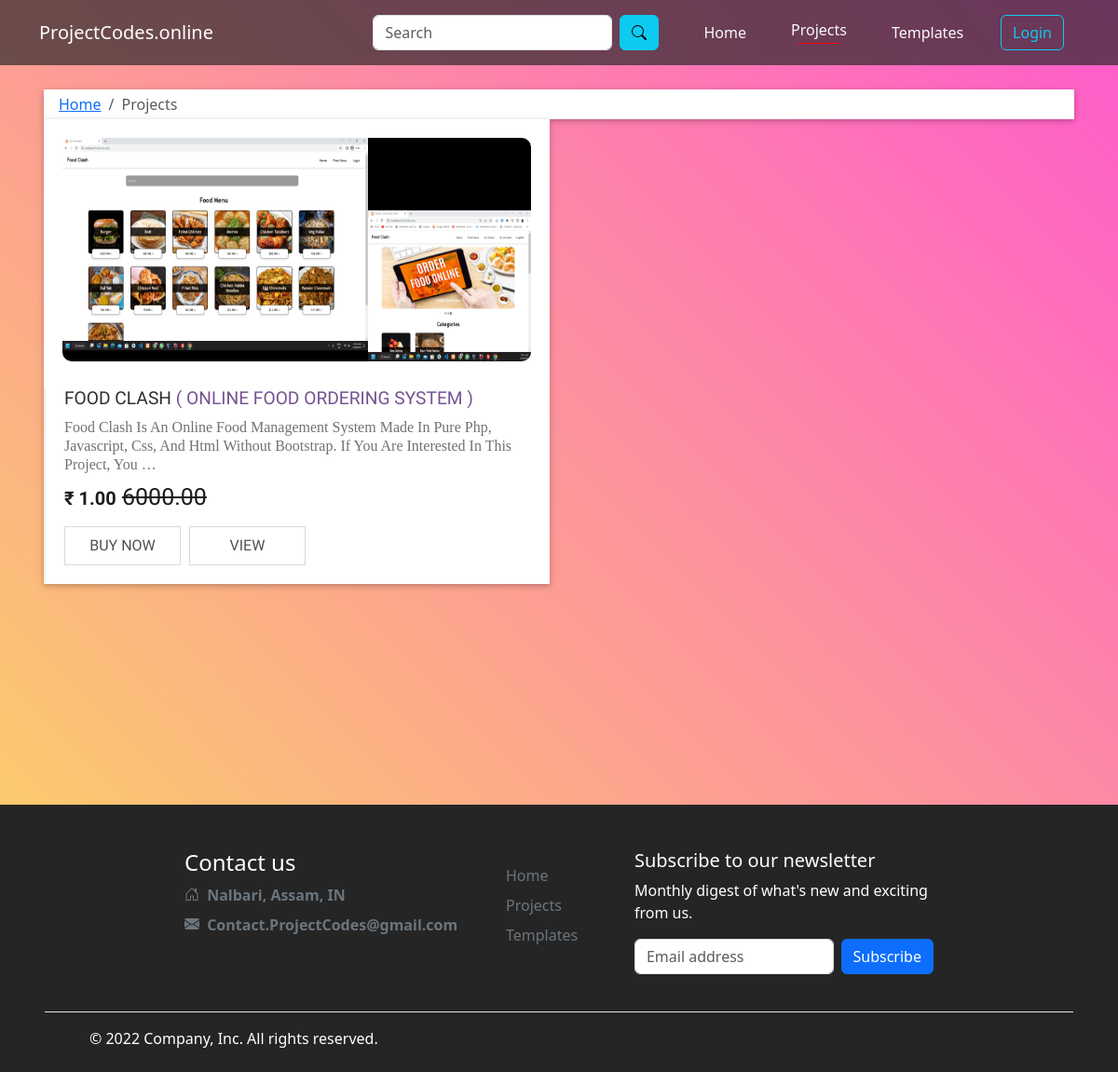
/projects/, run on the app's committed database.
### user/models.py (models this page shows, shortened)
class Project(models.Model):
    CATEGORY=(
        ('Project', 'Project'),
        ('Template', 'Template'),
    )
    SUB_CATEGORY=(
        ('Web Development', (
                ('Front-end Development', 'Front-end Development'),
                ('Backend', 'Backend'),
                ('Full-Stack', 'Full-Stack'),
            )
        ),
        ('Android Development', (
                ('Java', 'Java'),
                ('kotlin', 'Kotlin'),
            )
        ),
        ('Cyber Security', 'Cyber Security'),
        ('Others', (
                ('C','C'),
                ('C++','C++'),
                ('Python','Python')
            )
        ),
    )
    proj_id = models.BigAutoField(primary_key=True)
    title = models.CharField(max_length=100)
    short_Desc = models.CharField(max_length=500, blank=True)
    project_file=  models.FileField(null=True,blank=True, upload_to="projectFile/")
    full_Desc= models.TextField(blank=True)
    category = models.CharField(max_length=100, choices=CATEGORY)
    sub_category = models.CharField(max_length=100, choices=SUB_CATEGORY)
    used_language= models.CharField(max_length=500, null=True, blank=True)
    created_by= models.CharField(max_length=100, null=True, blank=True, default="Team Members")
    price= models.FloatField( blank=True, null=True)
    discounted_price = models.FloatField( blank=True , null=True)
    free = models.BooleanField(default=False)
    publish_date = models.DateTimeField(auto_now_add=True)
    last_modified_date = models.DateTimeField(auto_now=True)
    default_image= models.ImageField(null=True,blank=True, upload_to="Project_Image/")
    sourcecode_link= models.CharField(max_length=500,null=True, blank=True)

### user/views.py (the view)
# urls.py: path('projects/', views.projects, name="projects"),
def projects(request):
    proj = Project.objects.filter(category='Project')
    params = {'proj': proj, "cartCount": cartCount(request.user.id)}
    return render(request, 'user/projects.html', params)

### user/views.py (called while the page is built)
def cartCount(user_id):
    cart = Cart.objects.filter(user_id=user_id)
    cart = cart.count()
    return cart

### templates/user/projects.html (shortened to what this page needs)
{% extends 'user/basic.html' %}
{%load static %}
{%block csslink%}
<link rel="stylesheet" href="{% static 'user/css/project-cards.css'%}" />
{%endblock%}
{%block body%}
    <div class="container">
        {% if not src %}
        <nav aria-label="breadcrumb" class="card-pro px-3 py-1 my-0" style="min-height:fit-content !important;">
            <ol class="breadcrumb m-0 ">
                <li class="breadcrumb-item"><a href="/">Home</a></li>
                <li class="breadcrumb-item active" aria-current="page">Projects</li>
            </ol>
        </nav>
        {% endif %}
        <div class="project-card-placeholder">
            {% if src  %}
                {% if srcResult.count is 0 %}
                    <div class="column m-4" style="color:black;">
                        <h2>No results found for : {{src_query}}</h2>
                        <h4>Suggestions:</h4>
                        <ul>
                            <li class="fw-semibold">Make sure that all words are spelled correctly.</li>
                            <li class="fw-semibold">Try different keywords.</li>
                            <li class="fw-semibold">Try more general keywords.</li>
                        </ul>
                        <a href="/" class=" btn btn-outline-dark"><b>Go to home</b></a>
                    </div>
                {% else %}
                <h2 class="mb-2">Search results for : <em>{{src_query}}</em></h2><br>
                    {% for i in srcResult %}
                        <div class="card-pro">
                            <div class="photo">
                                {% if i.category == "Project" %}
                                    <a href="/projects/{{i.proj_id}}">
                                {% else %}
                                    <a href="/templates/view/{{i.proj_id}}">
                                {% endif %}
                                    <img src="/media/{{i.default_image}}" alt="{{i.title}} Image" title="{{i.title}}" style="width: 100%; height: 100%; border-radius: 10px; cursor:pointer;" title="{{i.title}} {% if i.short_Desc %} ( {{i.short_Desc}} ){% endif %}">
                                </a>
                            </div>
                            <div class="description">
                                <div>
                                    <h2>{{i.title}} {% if i.short_Desc %}<span> ( {{i.short_Desc}} )</span>{% endif %}</h2>
                                    <p>{{i.full_Desc|title | truncatewords:26}}</p>
                                    <h1 class="pt-0">{% if  i.free %}
                                        <span class="fw-semibold fs-5">Free</span>
                                        <span class="text-decoration-line-through"> {{i.price}}0</span>
                                        <input type="hidden" id="price" value="0"/>
                                    {% elif i.discounted_price %}
                                        <span class="fw-semibold fs-5">₹ {{i.discounted_price}}0</span>
                                        <span class="text-decoration-line-through"> {{i.price}}0</span>
                                        <input type="hidden" id="price" value="{{i.discounted_price}}"/>
                                    {%else%}
                                        <span class="fw-semibold fs-5"> ₹ {{i.price}}0</span>
                                        <input type="hidden" id="price" value="{{i.price}}"/>
                                    {%endif%}</h1>
                                </div>
                                <div class="card-footer mt-3">
                                    <button class="buyNow" id="{{i.proj_id}}">Buy now</button>
                                    {% if i.category == "Project" %}
                                        <a href="/projects/{{i.proj_id}}"><button >View</button></a>
                                    {% else %}
                                        <a href="/templates/view/{{i.proj_id}}"><button >View</button></a>
                                    {% endif %}
                                </div>
                            </div>
                        </div>
                    {% endfor %}
                {% endif %}
            {% else %}
                {% for i in proj %}
                    <div class="card-pro">
                        <div class="photo">
                            <a href="/projects/{{i.proj_id}}"><img src="/media/{{i.default_image}}" alt="{{i.title}} Image" style="width: 100%; height: 100%; border-radius: 10px; cursor:pointer;" title="{{i.title}} {% if i.short_Desc %}( {{i.short_Desc}} ){% endif %}"></a>
                        </div>
                        <div class="description pt-0">
                            <div>
                                <h2>{{i.title}} {% if i.short_Desc %}<span> ( {{i.short_Desc}} )</span>{% endif %}</h2>
                                <p>{{i.full_Desc|title | truncatewords:26}}</p>
                                <h1 class="pt-0">{% if  i.free %}
                                    <span class="fw-semibold fs-5">Free</span>
                                    <span class="text-decoration-line-through"> {{i.price}}0</span>
                                    <input type="hidden" id="price" value="0"/>
                                {% elif i.discounted_price %}
                                    <span class="fw-semibold fs-5">₹ {{i.discounted_price}}0</span>
                                    <span class="text-decoration-line-through"> {{i.price}}0</span>
                                {%else%}
                                    <span class="fw-semibold fs-5"> ₹ {{i.price}}0</span>
                                    <input type="hidden" id="price" value="{{i.price}}"/>
                                {%endif%}</h1>
                            </div>
                            <div class="card-footer mt-3">
                                <button class="buyNow" id="{{i.proj_id}}">Buy now</button>
                                <a href="/projects/{{i.proj_id}}"><button >View</button></a>
                            </div>
                        </div>
                    </div>
                {% endfor %}
            {% endif %}
        </div>
    </div>
{%endblock body%}

### static/user/css/commonStyle.css (style rules this page uses)
:root { --dk-gray-100: #F3F4F6; --dk-gray-200: #E5E7EB; --dk-gray-300: #D1D5DB; --dk-gray-400: #9CA3AF; --dk-gray-500: #6B7280; --dk-gray-600: #4B5563; --dk-gray-700: #374151; --dk-gray-800: #1F2937; --dk-gray-900: #111827; --dk-dark-bg: #313348; --dk-darker-bg: #2a2b3d; --navbar-bg-color: #6f6486; --sidebar-bg-color: #252636; --sidebar-width: 250px; }
* { margin: 0; padding: 0; box-sizing: border-box; }
body { background: linear-gradient(45deg, #fbda61, #ff5acd); scroll-behavior: smooth; }
a { text-decoration: none; color:rgb(35, 34, 34); }
.breadcrumb a { color: rgba(var(--bs-link-color-rgb),var(--bs-link-opacity,1)); text-decoration: underline; }

### static/user/css/project-cards.css (style rules this page uses)
.project-card-placeholder { font-family: "Raleway"; display: grid; grid-template-columns: repeat(auto-fill, minmax(500px, 1fr)); gap: 10px; border-radius: 10px; }
.card-pro { position: relative; background: white; box-shadow: 0 2px 5px 0 rgba(0, 0, 0, 0.16), 0 2px 10px 0 rgba(0, 0, 0, 0.12); transition: all 0.3s; margin: 15px 5px; margin-top: 0; min-height: 28rem; }
.card-pro .photo { padding: 20px; text-align: center; height: 18rem; }
.card-pro .photo img { max-height: 240px; }
.card-pro .description { padding: 20px; float: left; border-left: 2px solid #efefef; display: flex; flex-direction: column; justify-content: space-between; }
.card-pro .description h1 { color: #1c1c1c; font-weight: 300; padding-top: 15px; margin: 0; font-size: 25px; font-weight: 300; }
.card-pro .description h2 { color: #2f2e2e; margin: 0; text-transform: uppercase; font-size: 1.2rem; font-weight: 500; }
.card-pro .description h2 span { color: #745291; }
.card-pro .description p { font-size: 16px; line-height: 20px; color: #727272; padding: 10px 0; margin: 0; font-family: 'Times New Roman', Times, serif; }
.card-pro .description .card-footer { justify-self: flex-end; }
.card-pro .description .card-footer button { outline: 0; border: 0; background: none; border: 1px solid #d9d9d9; padding: 8px 0px; color: #515151; text-transform: uppercase; width: 125px; font-family: inherit; margin-right: 5px; transition: all 0.3s ease; font-weight: 500; }

### data on the page
Project: default_image (picture), title "FOOD CLASH", short_Desc "ONLINE FOOD ORDERING SYSTEM", full_Desc "Food Clash Is An Online Food Management System Made In Pure Php, Javascript, Css, And Html Without Bootstrap. If You Are Interested In This Project, You …", discounted_price "1.0", price "6000.0"
